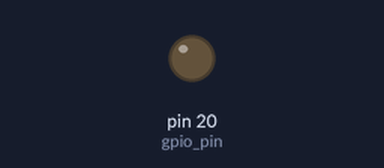
The program below on a simulated MicroPython board. On the bench: output pins drawn as LEDs (lit = HIGH). At 30.2 s the program stops and its outputs stay as they are.

Above: at 0.3 s.
At 27.9 s:
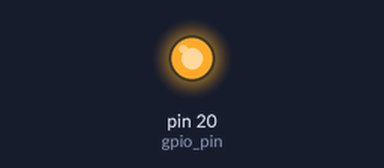
Timing chart, 0 to 31.0 s (numbered marks = the images above):
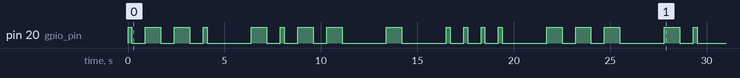

Measured:
- by itself, pin 20 (gpio_pin): LOW → HIGH at 0.00 s, → LOW 0.20 s later, → HIGH 0.70 s later, → LOW 0.80 s later, … (36 changes in this stretch)

The program:

main.py
```python
from machine import Pin
import time

gpio_pin = Pin(20, Pin.OUT)

def pulse(pin, high_time, low_time):
    """
    Geef een puls op de pin:
    Maak de pin pin hoog, wacht high_time,
    maak de pin laag, en wacht nog low_time
    """

    pin.value(1)
    time.sleep(high_time)
    pin.value(0)
    time.sleep(low_time)

def morse(pin, dot_length, text):
    """
    Laat de text horen als morse code.
    De pin is de pin die gebruikt wordt.
    De text mag de volgende characters bevatten: spatie, streepje, punt.
    De dot_length is de lengte van een punt (dot).
    De lengte van de andere characters wordt daar van afgeleid.
    """

    for i in text:
        if i == '.':
            pulse(pin, dot_length, low_time=0.5)
        elif i == '-':
            pulse(pin, 4 * dot_length, low_time=0.5)
        elif i == ' ':
            time.sleep(7 * dot_length)
            pass

        time.sleep(dot_length)

morse(gpio_pin, 0.2, ".--. -.-- - .... --- -.")
```
